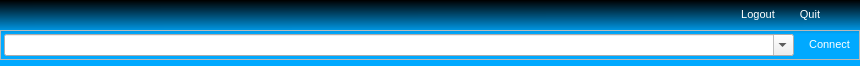
<?xml version="1.0" encoding="UTF-8"?>
<ui version="4.0">
 <class>inworldControls</class>
 <widget class="QWidget" name="inworldControls">
  <property name="geometry">
   <rect>
    <x>0</x>
    <y>0</y>
    <width>860</width>
    <height>66</height>
   </rect>
  </property>
  <property name="minimumSize">
   <size>
    <width>0</width>
    <height>66</height>
   </size>
  </property>
  <property name="maximumSize">
   <size>
    <width>16777215</width>
    <height>150</height>
   </size>
  </property>
  <property name="windowTitle">
   <string>Inworld controls</string>
  </property>
  <property name="styleSheet">
   <string>QWidget#inworldControls {
	background-color: qlineargradient(spread:pad, x1:0.466, y1:0, x2:0.472, y2:1, stop:0 rgba(0, 0, 0, 255), stop:0.517045 rgba(0, 169, 255, 255));
}

QPushButton {
	min-width: 40px;
	padding-left: 5px;
	padding-right: 5px;
	font-size: 11px;
	color: rgb(61, 80, 255);
	background-color: rgba(255, 255, 255, 0);
}

QPushButton::hover {
	color: rgb(85, 170, 255);
}

QPushButton::!hover {
	color: rgb(255, 255, 255);
}

QPushButton::pressed {
	color: rgba(85, 170, 255, 100);
	border: 0px;
}</string>
  </property>
  <layout class="QVBoxLayout" name="verticalLayout">
   <property name="margin">
    <number>0</number>
   </property>
   <item>
    <layout class="QHBoxLayout" name="horizontalLayout">
     <item>
      <layout class="QVBoxLayout" name="verticalLayout_2">
       <property name="spacing">
        <number>0</number>
       </property>
       <property name="leftMargin">
        <number>0</number>
       </property>
       <property name="topMargin">
        <number>0</number>
       </property>
       <property name="bottomMargin">
        <number>0</number>
       </property>
       <item>
        <layout class="QHBoxLayout" name="topcontrols">
         <item>
          <layout class="QHBoxLayout" name="contolBarLayout">
           <property name="spacing">
            <number>5</number>
           </property>
           <property name="leftMargin">
            <number>5</number>
           </property>
           <property name="rightMargin">
            <number>5</number>
           </property>
          </layout>
         </item>
         <item>
          <spacer name="horizontalSpacer">
           <property name="orientation">
            <enum>Qt::Horizontal</enum>
           </property>
           <property name="sizeHint" stdset="0">
            <size>
             <width>40</width>
             <height>20</height>
            </size>
           </property>
          </spacer>
         </item>
         <item>
          <spacer name="verticalSpacer">
           <property name="orientation">
            <enum>Qt::Vertical</enum>
           </property>
           <property name="sizeType">
            <enum>QSizePolicy::Fixed</enum>
           </property>
           <property name="sizeHint" stdset="0">
            <size>
             <width>20</width>
             <height>30</height>
            </size>
           </property>
          </spacer>
         </item>
         <item>
          <widget class="QPushButton" name="buttonLogout">
           <property name="text">
            <string>Logout</string>
           </property>
           <property name="flat">
            <bool>true</bool>
           </property>
          </widget>
         </item>
         <item>
          <widget class="QPushButton" name="buttonQuit">
           <property name="text">
            <string>Quit</string>
           </property>
           <property name="flat">
            <bool>true</bool>
           </property>
          </widget>
         </item>
         <item>
          <widget class="QPushButton" name="navigate_button">
           <property name="maximumSize">
            <size>
             <width>17</width>
             <height>16</height>
            </size>
           </property>
           <property name="styleSheet">
            <string>QPushButton#navigate_button {
	padding: 0px;
	padding-right: 5px;
	min-width: 17px;
	min-height: 16px;
	background-position: top left; 
	background-repeat: no-repeat;
	background-image: url(&quot;:/images/arrow_down.png&quot;);
}

QPushButton#navigate_button:hover {
	background-image: url(&quot;:/images/arrow_down_hover.png&quot;);
}</string>
           </property>
           <property name="iconSize">
            <size>
             <width>17</width>
             <height>16</height>
            </size>
           </property>
           <property name="flat">
            <bool>true</bool>
           </property>
          </widget>
         </item>
        </layout>
       </item>
       <item>
        <layout class="QHBoxLayout" name="bottomcontrols">
         <item>
          <widget class="QFrame" name="navigation_frame">
           <property name="styleSheet">
            <string/>
           </property>
           <property name="frameShape">
            <enum>QFrame::StyledPanel</enum>
           </property>
           <property name="frameShadow">
            <enum>QFrame::Raised</enum>
           </property>
           <layout class="QHBoxLayout" name="horizontalLayout_3">
            <property name="margin">
             <number>3</number>
            </property>
            <item>
             <widget class="QComboBox" name="navigate_address">
              <property name="sizePolicy">
               <sizepolicy hsizetype="Expanding" vsizetype="Fixed">
                <horstretch>0</horstretch>
                <verstretch>0</verstretch>
               </sizepolicy>
              </property>
              <property name="editable">
               <bool>true</bool>
              </property>
             </widget>
            </item>
            <item>
             <widget class="QPushButton" name="navigate_connect">
              <property name="text">
               <string> Connect</string>
              </property>
              <property name="flat">
               <bool>true</bool>
              </property>
             </widget>
            </item>
           </layout>
          </widget>
         </item>
        </layout>
       </item>
       <item>
        <spacer name="verticalSpacer_2">
         <property name="orientation">
          <enum>Qt::Vertical</enum>
         </property>
         <property name="sizeHint" stdset="0">
          <size>
           <width>20</width>
           <height>40</height>
          </size>
         </property>
        </spacer>
       </item>
      </layout>
     </item>
    </layout>
   </item>
  </layout>
 </widget>
 <resources/>
 <connections/>
</ui>
